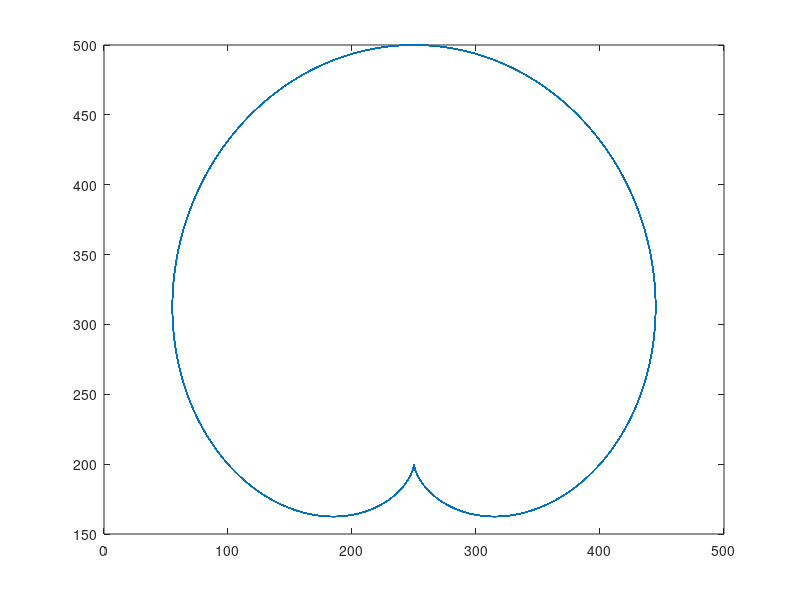

Reproduce this figure in MATLAB.
%% Kardioida

%% Inicijalizacija

close all
clear all
clc

%%

alfa = 0:0.01:100*pi;
a = 150;
y = a*(1+cos(alfa)).*cos(alfa)+200;
x = a*(1+cos(alfa)).*sin(alfa)+250;

figure
plot(x,y)